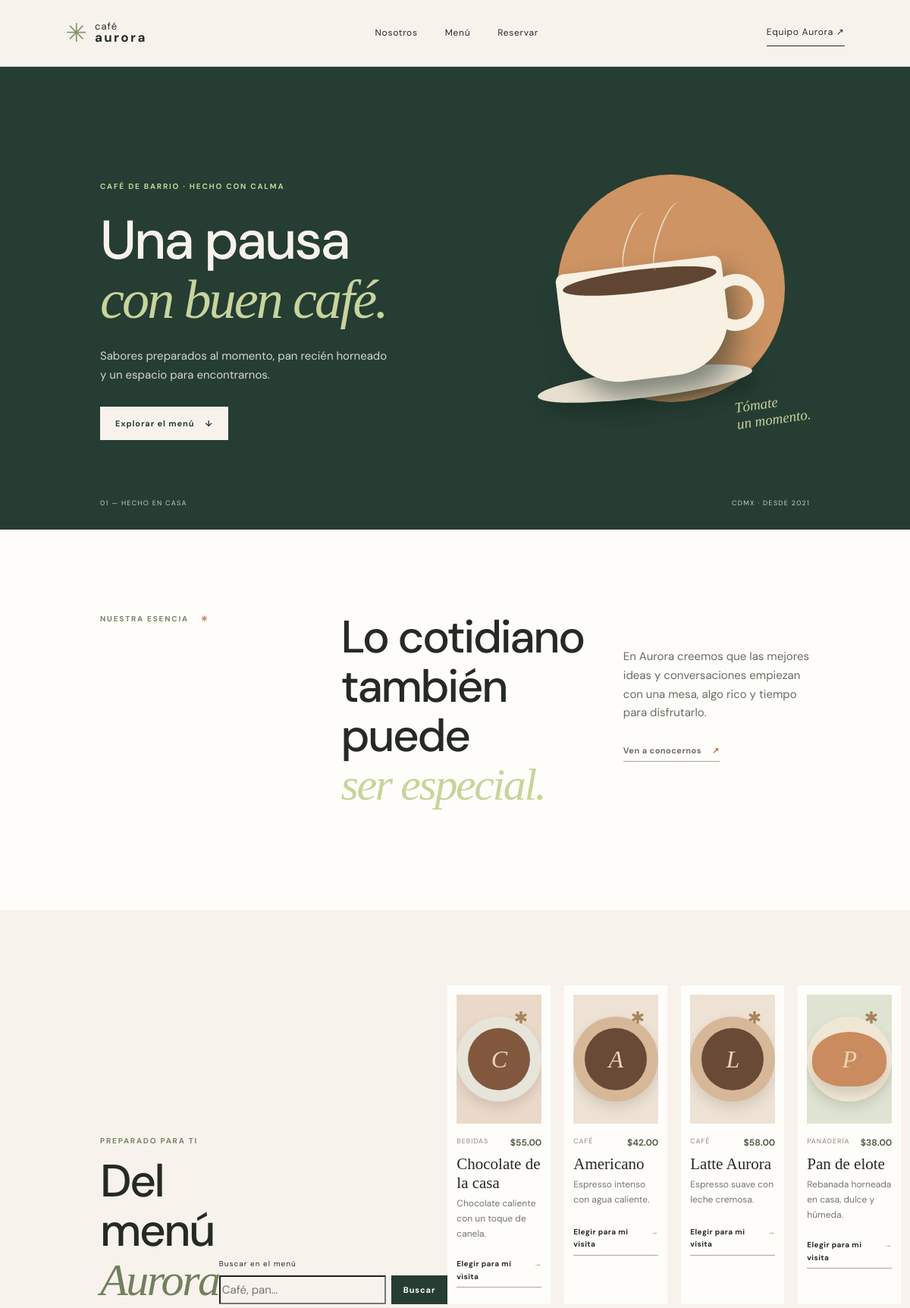
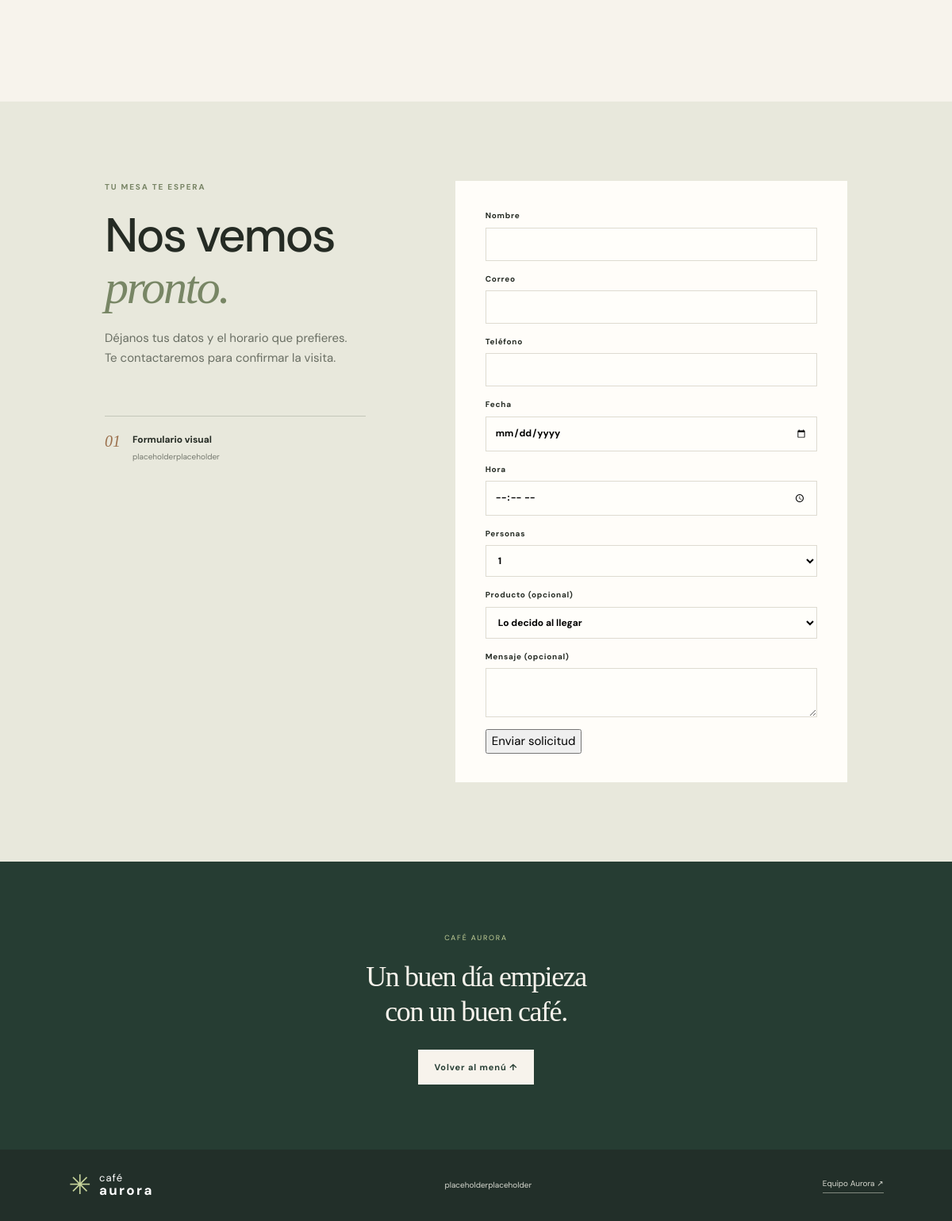
The page /ChiralTech/public/index.php on the database its author committed (2 pictures, top to bottom).
### tables this page shows
CREATE TABLE IF NOT EXISTS productos (
  id INT UNSIGNED AUTO_INCREMENT PRIMARY KEY,
  nombre VARCHAR(100) NOT NULL,
  categoria VARCHAR(60) NOT NULL,
  descripcion VARCHAR(255) NOT NULL,
  precio DECIMAL(8,2) UNSIGNED NOT NULL,
  disponible TINYINT(1) NOT NULL DEFAULT 1,
  creado_en TIMESTAMP NOT NULL DEFAULT CURRENT_TIMESTAMP,
  actualizado_en TIMESTAMP NOT NULL DEFAULT CURRENT_TIMESTAMP ON UPDATE CURRENT_TIMESTAMP,
  INDEX idx_productos_categoria (categoria),
  INDEX idx_productos_disponible (disponible)
);

### ChiralTech/src/app.php (called while the page is built, shortened)
<?php
$configFile = dirname(__DIR__) . '/config/config.php';
$config = require $configFile;
function db(): PDO
{
    global $config;
    $dbconfig = $config['db'];
    $dsn = sprintf(
        'mysql:host=%s;port=%s;dbname=%s;charset=%s',
        $dbconfig['host'],
        $dbconfig['port'],
        $dbconfig['database'],
        $dbconfig['charset'] ?? 'utf8mb4'
    );
    $pdo = new PDO($dsn, $dbconfig['username'], $dbconfig['password'], [
        PDO::ATTR_ERRMODE => PDO::ERRMODE_EXCEPTION,
        PDO::ATTR_DEFAULT_FETCH_MODE => PDO::FETCH_ASSOC,
        PDO::ATTR_EMULATE_PREPARES => false,
    ]);
    return $pdo;
}
function h(?string $value): string
{
    return htmlspecialchars($value ?? '', ENT_QUOTES | ENT_SUBSTITUTE, 'UTF-8');
}

### ChiralTech/src/ProductoRepository.php (called while the page is built, shortened)
<?php
final class ProductoRepository
{
    public function listar(string $buscar = '', bool $soloDisponibles = false): array
    {
        $sql = 'SELECT id, nombre, categoria, descripcion, precio, disponible
                FROM productos WHERE 1=1';
        $params = [];
        $sql .= ' ORDER BY categoria, nombre';
        $statement = $this->pdo->prepare($sql);
        $statement->execute($params);
        return $statement->fetchAll();
    }
}

### ChiralTech/public/index.php (the view, shortened to what this page needs)
<?php
require_once __DIR__ . '/../src/app.php';
require_once __DIR__ . '/../src/ProductoRepository.php';
$valorBuscar = $_GET['q'] ?? '';
$buscar = is_string($valorBuscar) ? trim($valorBuscar) : '';
$productos = (new ProductoRepository(db()))->listar($buscar);
?>
<!doctype html>
<html lang="es">
<head>
  <link rel="stylesheet" href="assets/styles.css">
</head>
<body>
  <header class="site-header">
    <a class="brand" href="#" aria-label="Café Aurora, inicio"><span class="brand-mark">✳</span><span>café<br><strong>aurora</strong></span></a>
    <nav class="main-nav" aria-label="Navegación principal">
      <a href="#nosotros">Nosotros</a><a href="#menu">Menú</a><a href="#reservar">Reservar</a>
    </nav>
    <div class="header-actions"><a class="admin-link" href="#equipo">Equipo Aurora ↗</a></div>
  </header>
  <main>
    <section class="hero">
      <div class="hero-copy">
        <span class="eyebrow">CAFÉ DE BARRIO · HECHO CON CALMA</span>
        <h1>Una pausa<br><em>con buen café.</em></h1>
        <p>Sabores preparados al momento, pan recién horneado y un espacio para encontrarnos.</p>
        <a class="button button-light" href="#menu">Explorar el menú <span aria-hidden="true">↓</span></a>
      </div>
      <div class="hero-art" aria-label="Ilustración decorativa de una taza de café" role="img">
        <div class="steam steam-one"></div>
        <div class="steam steam-two"></div>
        <div class="cup">
          <div class="coffee"></div>
          <div class="cup-handle"></div>
        </div>
        <div class="saucer"></div><span class="art-caption">Tómate<br>un momento.</span>
      </div>
      <div class="hero-bottom"><span>01 — Hecho en casa</span><span>CDMX · Desde 2021</span></div>
    </section>
    <section class="section intro" id="nosotros">
      <div class="section-kicker">NUESTRA ESENCIA <span>✳</span></div>
      <div>
        <h2>Lo cotidiano<br>también puede<br><em>ser especial.</em></h2>
      </div>
      <div class="intro-note">
        <p>En Aurora creemos que las mejores ideas y conversaciones empiezan con una mesa, algo rico y tiempo para disfrutarlo.</p><a class="text-link" href="#reservar">Ven a conocernos <span>↗</span></a>
      </div>
    </section>
    <section class="section menu-section" id="menu">
      <div class="section-heading">
        <div>
          <div class="section-kicker">PREPARADO PARA TI</div>
          <h2>Del menú <em>Aurora</em></h2>
        </div>
        <form class="search-form" method="get">
          <label for="q">Buscar en el menú</label>
          <div>
            <input
              id="q"
              name="q"
              type="search"
              value="<?= htmlspecialchars($buscar, ENT_QUOTES | ENT_SUBSTITUTE, 'UTF-8') ?>"
              placeholder="Café, pan…">
            <button class="button button-dark" type="submit">Buscar</button>
          </div>
        </form>
      <div class="product-grid">
        <?php foreach ($productos as $producto): ?>
          <?php
          $categoria = (string) $producto['categoria'];
          $claseArte = stripos($categoria, 'panader') !== false
            ? 'art-p'
            : (stripos($categoria, 'bebida') !== false ? 'art-b' : 'art-c');
          ?>
          <article class="product-card">
            <div class="product-art <?= $claseArte ?>"><span><?= h(mb_strtoupper(mb_substr((string) $producto['nombre'], 0, 1, 'UTF-8'), 'UTF-8')) ?></span><i>&#10033;</i></div>
            <div class="product-meta"><span><?= h($categoria) ?></span><strong>$<?= number_format((float) $producto['precio'], 2) ?></strong></div>
            <h3><?= h((string) $producto['nombre']) ?></h3>
            <p><?= h((string) $producto['descripcion']) ?></p>
            <a class="text-link" href="#reservar" data-producto="<?= (int) $producto['id'] ?>">Elegir para mi visita <span>&rarr;</span></a>
          </article>
        <?php endforeach; ?>
      </div>
    </section>
<section class="reservation-section" id="reservar">
      <div class="reservation-copy">
        <div class="section-kicker">TU MESA TE ESPERA</div>
        <h2>Nos vemos<br><em>pronto.</em></h2>
        <p>Déjanos tus datos y el horario que prefieres. Te contactaremos para confirmar la visita.</p>
        <div class="reservation-detail"><span>01</span>
          <div><strong>Formulario visual</strong><small>placeholderplaceholder</small></div>
        </div>
      </div>
      <form class="reservation-form" action="/reserva.php" method="post">
        <label>Nombre
          <input name="nombre" required maxlength="100">
        </label>
        <label>Correo
          <input name="correo" type="email" required maxlength="190">
        </label>
        <label>Teléfono
          <input name="telefono" required maxlength="30">
        </label>
        <label>Fecha
          <input name="fecha" type="date" min="<?= date('Y-m-d') ?>" required>
        </label>
        <label>Hora
          <input name="hora" type="time" min="08:00" max="20:30" required>
        </label>
        <label>Personas
          <select name="personas">
            <?php for ($n = 1; $n <= 8; $n++): ?>
              <option value="<?= $n ?>"><?= $n ?></option>
            <?php endfor; ?>
          </select>
        </label>
        <label>Producto (opcional)
          <select name="producto_id">
            <option value="">Lo decido al llegar</option>
          </select>
        </label>
        <label>Mensaje (opcional)
          <textarea name="mensaje" maxlength="500"></textarea>
        </label>
        <button type="submit">Enviar solicitud</button>
      </form>
    </section>
    <section class="closing" id="equipo"><span>CAFÉ AURORA</span>
      <p>Un buen día empieza<br>con un buen café.</p><a class="button button-light" href="#menu">Volver al menú ↑</a>
    </section>
  </main>
  <footer class="site-footer"><a class="brand brand-footer" href="#"><span class="brand-mark">✳</span><span>café<br><strong>aurora</strong></span></a><span>placeholderplaceholder</span><a href="#equipo">Equipo Aurora ↗</a></footer>
</body>
</html>

### rows shown on the page
productos: nombre "C", categoria "BEBIDAS", precio "55.00", nombre "Chocolate de la casa", descripcion "Chocolate caliente con un toque de canela."
productos: nombre "A", categoria "CAFÉ", precio "42.00", nombre "Americano", descripcion "Espresso intenso con agua caliente."
productos: nombre "L", categoria "CAFÉ", precio "58.00", nombre "Latte Aurora", descripcion "Espresso suave con leche cremosa."
productos: nombre "P", categoria "PANADERÍA", precio "38.00", nombre "Pan de elote", descripcion "Rebanada horneada en casa, dulce y húmeda."

### other values the page prints
form field personas "1"
